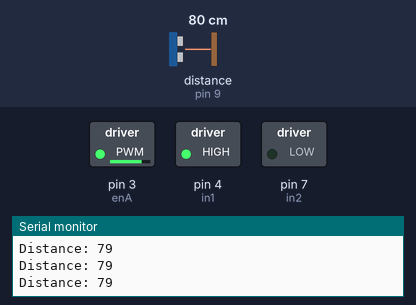
A sketch run on a simulated Arduino Uno, built with avr-gcc and run on an emulated ATmega328P. Shown: switched loads named in the sketch (green lamp = pin HIGH), the last lines printed to the serial monitor. Wiring (inferred from the names in the program): ultrasonic range finder: trigger pin 8; echo pin 9. The inputs (shaded band) are chosen by the test bench; at power-on: distance to the obstacle (sensor on pin 9) 80 cm. The echo pulse lasts 58.3 µs per cm; pins used as bus, display or sensor lines are not drawn.

Above: at 1.2 s.
1.3 s: distance to the obstacle (sensor on pin 9) set to 13 cm
2.8 s: distance to the obstacle (sensor on pin 9) set to 10 cm
At 2.94 s:
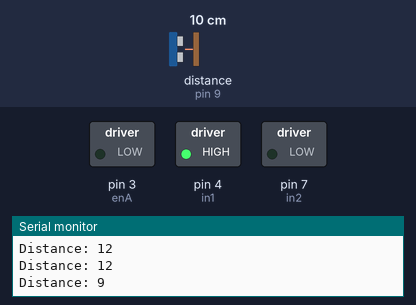
5.8 s: distance to the obstacle (sensor on pin 9) set to 18 cm
At 6.2 s:
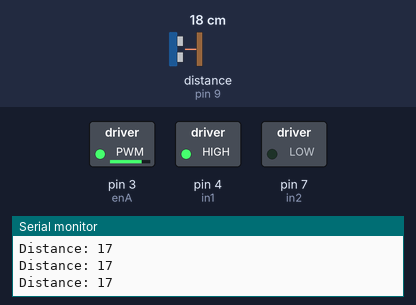
7.3 s: distance to the obstacle (sensor on pin 9) set to 2 cm
At 7.51 s:
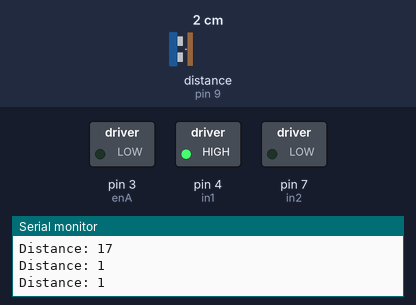
Timing chart, 0 to 10.3 s (numbered marks = the images above; inputs shaded):
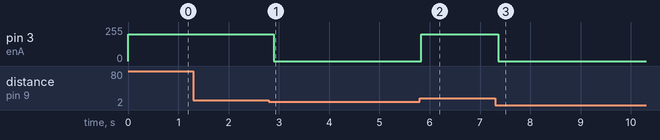

Measured:
- the behaviour switches between 12 and 11 cm on distance to the obstacle (sensor on pin 9) (found by bisection; images 0 and 1)
- after the input at 2.8 s, pin 3 (enA): 200/255 → 0/255 after 0.10 s
- after the input at 5.8 s, pin 3 (enA): 0/255 → 200/255 at once
- after the input at 7.3 s, pin 3 (enA): 200/255 → 0/255 after 0.06 s

The sketch:

ultrasonic.ino
```cpp
// Pin definitions
const int enA = 3;  // Enable pin for motor A
const int in1 = 4;  // Control pin 1 for motor A
const int in2 = 7;  // Control pin 2 for motor A
const int trigPin = 8; // Trigger pin for ultrasonic sensor
const int echoPin = 9; // Echo pin for ultrasonic sensor

void setup() {
  // Set all the motor control pins to outputs
  pinMode(enA, OUTPUT);
  pinMode(in1, OUTPUT);
  pinMode(in2, OUTPUT);

  // Set the ultrasonic sensor pins
  pinMode(trigPin, OUTPUT);
  pinMode(echoPin, INPUT);

  // Set motor direction forward
  digitalWrite(in1, HIGH);
  digitalWrite(in2, LOW);

  Serial.begin(9600); // Initialize serial communication
}

void loop() {
  // Start the motor
  analogWrite(enA, 200); // Set motor speed to desired value (200)

  // Check the distance from the ultrasonic sensor
  long duration, distance;
  digitalWrite(trigPin, LOW);
  delayMicroseconds(2);
  digitalWrite(trigPin, HIGH);
  delayMicroseconds(10);
  digitalWrite(trigPin, LOW);
  duration = pulseIn(echoPin, HIGH);
  distance = (duration / 2) / 29.1; // Convert duration to distance in cm

  Serial.print("Distance: ");
  Serial.println(distance); // Print the distance for debugging

  // Stop the motor if an object is detected within 10 cm
  if (distance <= 10) {
    analogWrite(enA, 0); // Stop the motor
  }

  // Pause for a short time before the next loop iteration
  delay(100);
}
```
